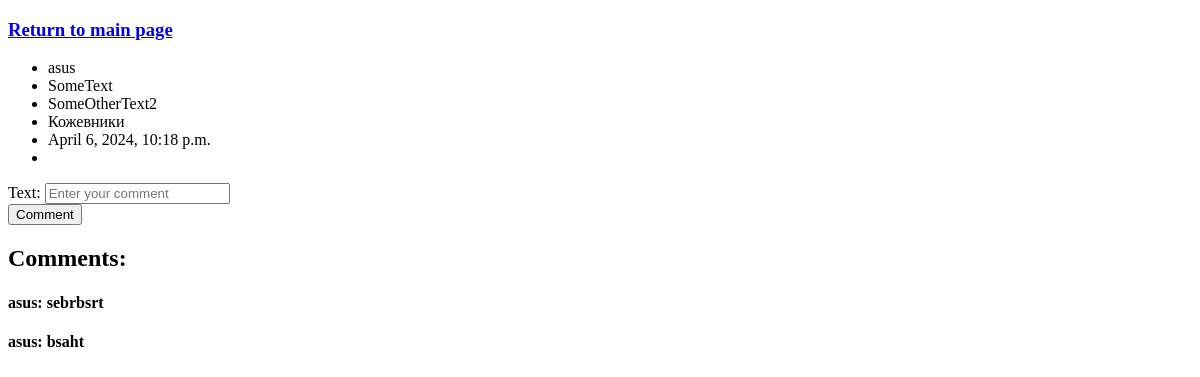
The page /1/ (signed in) on the database as committed earlier.
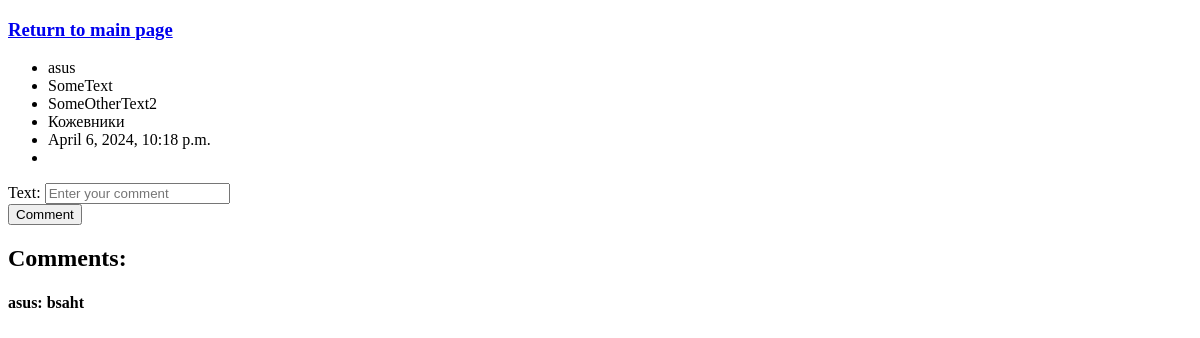
The same page on the database as committed later.
### myapp/models.py (models this page shows, shortened)
class Comment(models.Model):
    user = models.ForeignKey(User, on_delete=models.SET_NULL, null=True)
    announcement = models.ForeignKey(Announcement, on_delete=models.CASCADE)
    text = models.CharField(max_length=255)
    data_of_creation = models.DateTimeField(auto_now_add=True)

class User(AbstractUser):
    code = models.CharField(max_length=15, blank=True, null=True)

### myapp/views.py (the view)
# urls.py: path('<int:pk>/', AnnouncementDetailView.as_view(), name='announce_detail'),
class AnnouncementDetailView(CommentCreateView, DetailView):
    model = Announcement
    template_name = 'announcement_detail.html'
    context_object_name = 'announcement'

### myapp/forms.py
class CommentForm(forms.ModelForm):
    def __init__(self, *args, **kwargs):
        initial = kwargs.get('initial', {})
        initial['text'] = ''
        kwargs['initial'] = initial
        super(CommentForm, self).__init__(*args, **kwargs)
    class Meta:
        model = Comment
        fields = ['text']
        widgets = {
            'text': TextInput(attrs={'placeholder': 'Enter your comment'})
        }

### templates/announcement_detail.html (shortened to what this page needs)
<!DOCTYPE html>
<html lang="en">
<head>
</head>
<body>
<h3><a href="{% url 'announce_list' %}">Return to main page</a></h3>
<ul>
    <li>{{ announcement.user }}</li>
    <li>{{ announcement.title }}</li>
    <li>{{ announcement.text }}</li>
    <li>{{ announcement.category }}</li>
    <li>{{ announcement.date_of_creation }}</li>
    <li>
    </li>
</ul>
<form action="{% url 'comment_create' announcement.pk %}" method="POST">
    {{ form }}
    <input type="submit" value="Comment">
</form>
<h2>Comments:</h2>
{% if announcement.comment_set.all %}
{% for comment in announcement.comment_set.all %}
<h4>
{{ comment.user }}:
{{ comment.text }}
</h4>
{% endfor %}
{% endif %}
</body>
</html>

Rows that differ between the two databases and show on the page:
removed Comment: user "asus", text "sebrbsrt"
